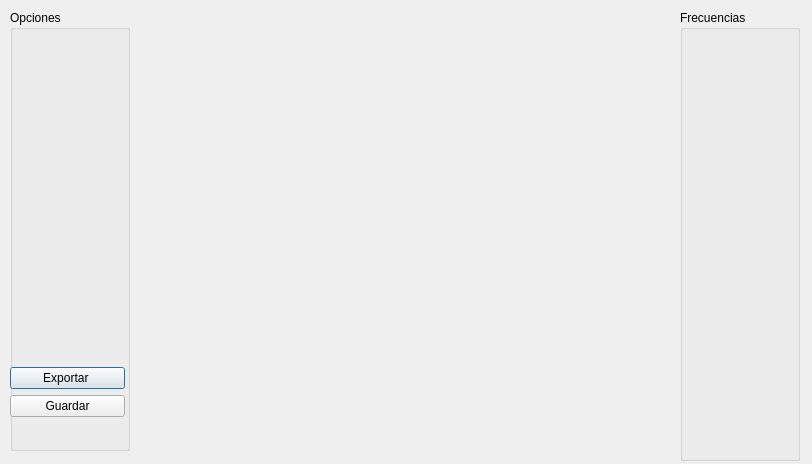
<?xml version="1.0" encoding="UTF-8"?>
<ui version="4.0">
 <class>ViewBound</class>
 <widget class="QDialog" name="ViewBound">
  <property name="geometry">
   <rect>
    <x>0</x>
    <y>0</y>
    <width>812</width>
    <height>464</height>
   </rect>
  </property>
  <property name="windowTitle">
   <string>Dialog</string>
  </property>
  <widget class="QGroupBox" name="groupBox">
   <property name="geometry">
    <rect>
     <x>10</x>
     <y>10</y>
     <width>120</width>
     <height>441</height>
    </rect>
   </property>
   <property name="title">
    <string>Opciones</string>
   </property>
   <widget class="QWidget" name="layoutWidget">
    <property name="geometry">
     <rect>
      <x>0</x>
      <y>340</y>
      <width>115</width>
      <height>85</height>
     </rect>
    </property>
    <layout class="QVBoxLayout" name="verticalLayout_2">
     <item>
      <layout class="QVBoxLayout" name="verticalLayout">
       <item>
        <widget class="QPushButton" name="exportar">
         <property name="text">
          <string>Exportar </string>
         </property>
        </widget>
       </item>
       <item>
        <widget class="QPushButton" name="guardar">
         <property name="text">
          <string>Guardar</string>
         </property>
        </widget>
       </item>
      </layout>
     </item>
    </layout>
   </widget>
  </widget>
  <widget class="QCustomPlot" name="diagrama" native="true">
   <property name="geometry">
    <rect>
     <x>150</x>
     <y>10</y>
     <width>511</width>
     <height>451</height>
    </rect>
   </property>
  </widget>
  <widget class="QGroupBox" name="frecuencias">
   <property name="geometry">
    <rect>
     <x>680</x>
     <y>10</y>
     <width>120</width>
     <height>451</height>
    </rect>
   </property>
   <property name="title">
    <string>Frecuencias</string>
   </property>
  </widget>
 </widget>
 <customwidgets>
  <customwidget>
   <class>QCustomPlot</class>
   <extends>QWidget</extends>
   <header location="global">qcustomplot.h</header>
   <container>1</container>
  </customwidget>
 </customwidgets>
 <resources/>
 <connections/>
</ui>
